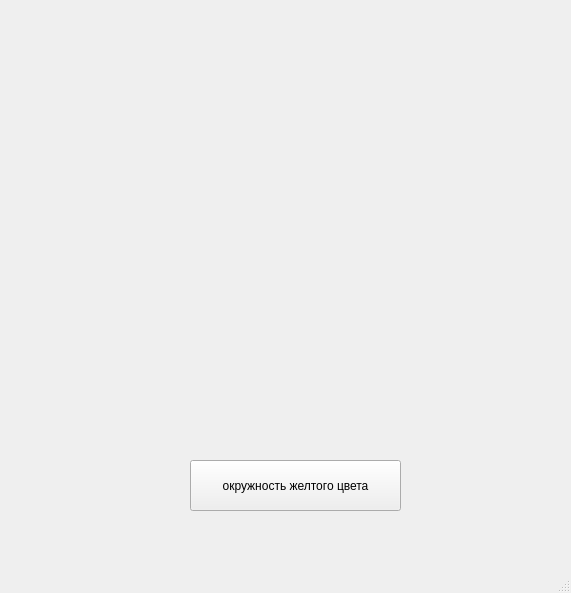
<?xml version="1.0" encoding="UTF-8"?>
<ui version="4.0">
 <class>MainWindow</class>
 <widget class="QMainWindow" name="MainWindow">
  <property name="geometry">
   <rect>
    <x>0</x>
    <y>0</y>
    <width>571</width>
    <height>593</height>
   </rect>
  </property>
  <property name="windowTitle">
   <string>MainWindow</string>
  </property>
  <widget class="QWidget" name="centralwidget">
   <widget class="QPushButton" name="pushButton">
    <property name="geometry">
     <rect>
      <x>190</x>
      <y>460</y>
      <width>211</width>
      <height>51</height>
     </rect>
    </property>
    <property name="text">
     <string>окружность желтого цвета</string>
    </property>
   </widget>
  </widget>
  <widget class="QMenuBar" name="menubar">
   <property name="geometry">
    <rect>
     <x>0</x>
     <y>0</y>
     <width>571</width>
     <height>22</height>
    </rect>
   </property>
  </widget>
  <widget class="QStatusBar" name="statusbar"/>
 </widget>
 <resources/>
 <connections/>
</ui>
